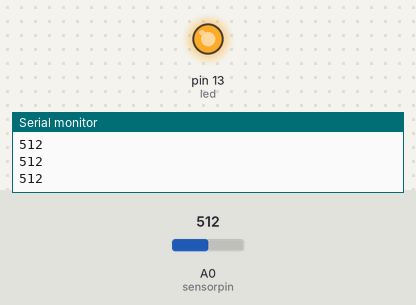
The sketch below on a simulated Arduino Uno, built with avr-gcc and run on an emulated ATmega328P. Parts: output pins drawn as LEDs (lit = HIGH), the last lines printed to the serial monitor. Inputs (shaded band) come from the test bench; at power-on: A0 (sensorpin) = 512.

Above: at 1.2 s.
1.3 s: A0 (sensorpin) set to 97
2.8 s: A0 (sensorpin) set to 80
At 4.0 s:
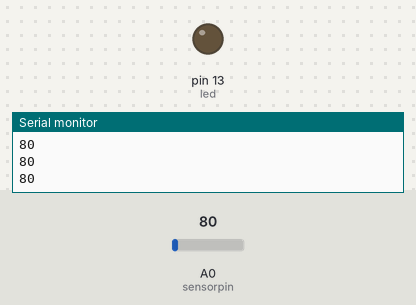
4.3 s: A0 (sensorpin) set to 100
At 5.1 s:
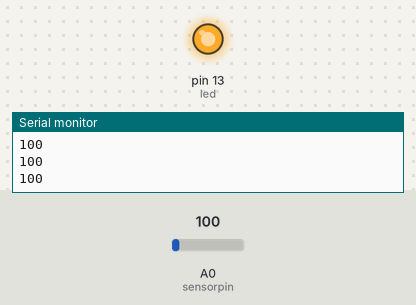
5.8 s: A0 (sensorpin) set to 0
At 6.2 s:
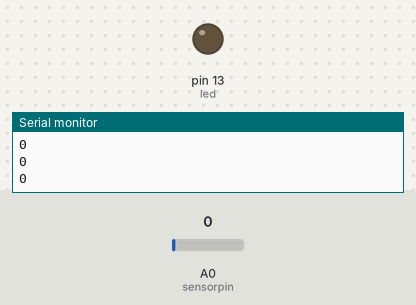
Timing chart, 0 to 8.3 s (numbered marks = the images above; inputs shaded):
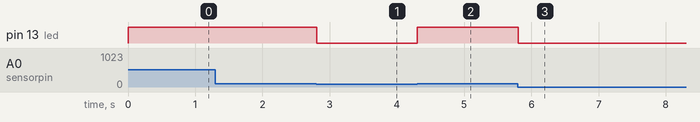

Measured:
- the behaviour switches between 91 and 90 on A0 (sensorpin) (found by bisection; images 0 and 1)
- after the input at 2.8 s, pin 13 (led): HIGH → LOW at once
- after the input at 4.3 s, pin 13 (led): LOW → HIGH at once
- after the input at 5.8 s, pin 13 (led): HIGH → LOW at once

The sketch:

main.ino
```cpp
int sensorpin=A0;
int led=13;
void setup() {
  // put your setup code here, to run once:
  pinMode(sensorpin,INPUT);
  pinMode(led,OUTPUT);
  Serial.begin(9600);
}

void loop() {
  // put your main code here, to run repeatedly:
  int sensordata=analogRead(sensorpin);
  Serial.println(sensordata);
  if(sensordata>90)
  {
    digitalWrite(led,HIGH);
  }
  else
  {
    digitalWrite(led,LOW);
  }
}
```
